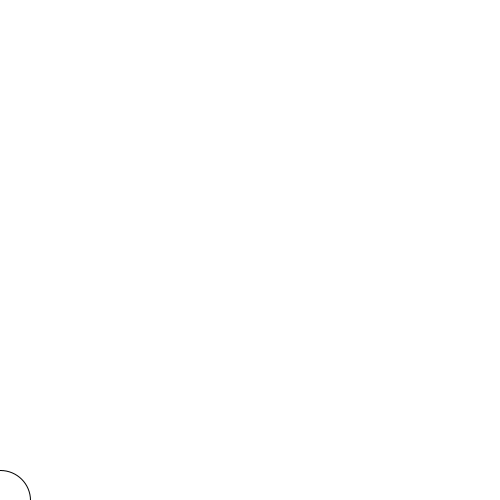
Frame 1 (no input)
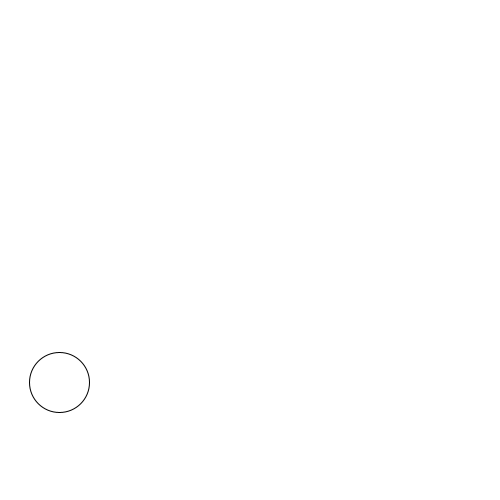
Frame 60 (the mouse pressed at the canvas centre just before this capture)
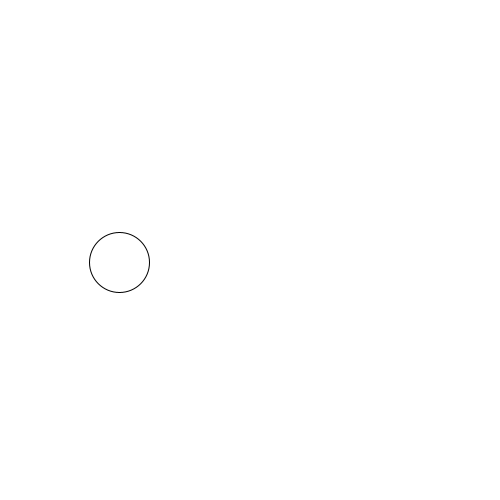
Frame 120 (the mouse held since frame 60 and released just before this capture)

The Processing sketch that drew these frames (run headless with seeded random() and noise(); from frame 60 on, the mouse is pressed at the canvas centre):

// Processing sketch: A6L
// ── A6L.pde
int diam = 60;
int x = 0;
int y = 0;
int stepX = 1;
int stepY = -2;


void setup(){
  size(500,500);
  y = height;
}


void draw(){
  background(255);
  ellipse(x, y, diam, diam);
    
    x += stepX;
    y += stepY;
    
  if( x < 0 ){
    stepX = (int)random(3);
  }
  if( x > width ){
    stepX = -1*(int)random(3); 
  }
  
  if( y < 0 ){
    stepY = (int)random(3);
  }
  if( y > height ){
    stepY = -1*(int)random(3); 
  }
}
